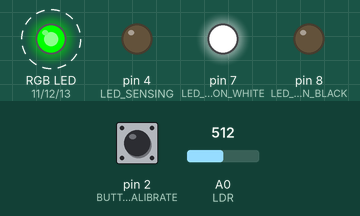
A program run on a simulated Arduino Uno, built with avr-gcc and run on an emulated ATmega328P. Shown: an RGB LED mixed from three pins (HIGH = lit), output pins drawn as LEDs (lit = HIGH). Dashed ring = blinking. The inputs (shaded band) are chosen by the test bench; at power-on: pin 2 (BUTTON_CALIBRATE) HIGH, A0 (LDR) = 512.

Above: at 3.86 s.
3.9 s: pin 2 (BUTTON_CALIBRATE) pulled LOW for 0.15 s
At 4.7 s:
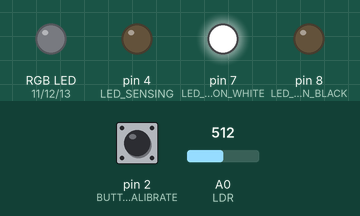
7.0 s: pin 2 (BUTTON_CALIBRATE) pulled LOW for 1 s
At 10.21 s:
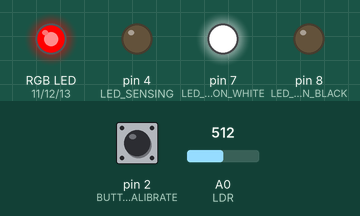
11.0 s: pin 2 (BUTTON_CALIBRATE) pulled LOW for 3.2 s
At 15.5 s:
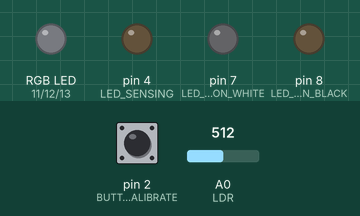
15.7 s: pin 2 (BUTTON_CALIBRATE) pulled LOW for 3.2 s
At 23.0 s:
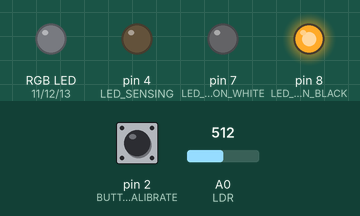
Timing chart, 0 to 30.4 s (numbered marks = the images above; inputs shaded):
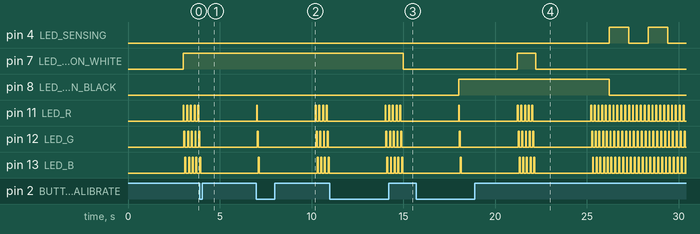

Measured:
- after the input at 3.9 s, pin 7 (LED_CALIBRATION_WHITE): stays HIGH (without the input it goes to LOW after 0.10 s)
- after the input at 7.0 s, pin 7 (LED_CALIBRATION_WHITE): stays HIGH (without the input it goes to LOW after 1.0 s)
- after the input at 11.0 s, pin 4 (LED_SENSING): stays LOW (without the input it goes to HIGH after 4.2 s); pin 7 (LED_CALIBRATION_WHITE): HIGH → LOW after 4.0 s instead of 0.20 s; pin 8 (LED_CALIBRATION_BLACK): stays LOW (without the input it goes to HIGH after 3.2 s)
- after the input at 15.7 s, pin 7 (LED_CALIBRATION_WHITE): LOW → HIGH after 5.5 s, → LOW 1.0 s later

The program:

main.cpp
```cpp
#include <Arduino.h>
#include <SoftwareSerial.h>
// Define constants
#define LED_R 11
#define LED_G 12
#define LED_B 13
#define LED_SENSING 4
#define LED_CALIBRATION_WHITE 7
#define LED_CALIBRATION_BLACK 8
#define LDR A0
#define BUTTON_CALIBRATE 2
#define STATE_CALIBRATION 0
#define STATE_READ_COLOR 1

//Used: 2,3,4,7,8,11,12,13

// Declare variables
int current_state = STATE_CALIBRATION;
int white_r;
int white_g;
int white_b;
int black_r;
int black_g;
int black_b;
int white_calibration_count = 0;
int black_calibration_count = 0;
int button_status = 0;
int last_button_status = 1; // Initialized with a value of 1 as the button's pin is configured as INPUT_PULLUP
int average_white_r = 0, average_white_g = 0, average_white_b = 0;
int average_black_r = 0, average_black_g = 0, average_black_b = 0;
bool calibration_white_started = false;
bool calibration_black_started = false;
SoftwareSerial bluetooth(10,9);

// Function declaration
void initialize();
void calibrate();
void read_color();
void read_rgb_values(int *r, int *g, int *b);
void send_rgb_code(int r, int g, int b);
void blinkLed(int led);

void setup()
{
    initialize();
}

void loop()
{
    button_status = digitalRead(BUTTON_CALIBRATE);
    if (button_status == 0 && last_button_status == 1){
        white_calibration_count = 0;
        black_calibration_count = 0;
        average_white_r = 0;
        average_white_g = 0;
        average_white_b = 0;
        average_black_r = 0;
        average_black_g = 0;
        average_black_b = 0;
        calibration_white_started = false;
        calibration_black_started = false;
        current_state = STATE_CALIBRATION;
    }
    switch (current_state)
    {
    case STATE_READ_COLOR:
        blinkLed(LED_SENSING);
        read_color();
        break;
    case STATE_CALIBRATION:
        digitalWrite(LED_SENSING, LOW);
        calibrate();
        break;
    }
}

// Function implementation
void initialize()
{
    Serial.begin(9600);
    bluetooth.begin(9600);
    pinMode(LED_R, OUTPUT);
    pinMode(LED_G, OUTPUT);
    pinMode(LED_B, OUTPUT);
    pinMode(LED_CALIBRATION_WHITE, OUTPUT);
    pinMode(LED_CALIBRATION_BLACK, OUTPUT);
    pinMode(LED_SENSING, OUTPUT);
    pinMode(BUTTON_CALIBRATE, INPUT_PULLUP);
    current_state = STATE_CALIBRATION;
}

void calibrate()
{
    if (white_calibration_count < 5)
    {
        if (!calibration_white_started)
        {
            delay(3000);
            calibration_white_started = true;
        }
        digitalWrite(LED_CALIBRATION_WHITE, HIGH);
        int r, g, b;
        read_rgb_values(&r, &g, &b);
        average_white_r += r;
        average_white_g += g;
        average_white_b += b;
        white_calibration_count++;
        delay(50);
    }
    else if (black_calibration_count < 5)
    {
        digitalWrite(LED_CALIBRATION_WHITE, LOW);
        if (!calibration_black_started)
        {
            delay(3000);
            calibration_black_started = true;
        }
        digitalWrite(LED_CALIBRATION_BLACK, HIGH);
        int r, g, b;
        read_rgb_values(&r, &g, &b);
        average_black_r += r;
        average_black_g += g;
        average_black_b += b;
        black_calibration_count++;
        delay(50);
    }
    else
    {
        digitalWrite(LED_CALIBRATION_BLACK, LOW);
        white_r = average_white_r / 5;
        white_g = average_white_g / 5;
        white_b = average_white_b / 5;
        black_r = average_black_r / 5;
        black_g = average_black_g / 5;
        black_b = average_black_b / 5;
        current_state = STATE_READ_COLOR;
        calibration_black_started = false;
        calibration_white_started = false;
    }
}

void read_color()
{
    int r, g, b;
    read_rgb_values(&r, &g, &b);
    if (r > black_r)
        r = black_r;
    if (g > black_g)
        g = black_g;
    if (b > black_b)
        b = black_b;
    if (r < white_r)
        r = white_r;
    if (g < white_g)
        g = white_g;
    if (b < white_b)
        b = white_b;
    int current_r = map(r, white_r, black_r, 255, 0);
    int current_g = map(g, white_g, black_g, 255, 0);
    int current_b = map(b, white_b, black_b, 255, 0);
    send_rgb_code(current_r, current_g, current_b);
}

void read_rgb_values(int *r, int *g, int *b)
{
    // Read red value
    digitalWrite(LED_R, HIGH);
    delay(25);
    *r = analogRead(LDR);
    delay(25);
    digitalWrite(LED_R, LOW);

    // Read green value
    digitalWrite(LED_G, HIGH);
    delay(25);
    *g = analogRead(LDR);
    delay(25);
    digitalWrite(LED_G, LOW);

    // Read blue value
    digitalWrite(LED_B, HIGH);
    delay(25);
    *b = analogRead(LDR);
    delay(25);
    digitalWrite(LED_B, LOW);
}

void send_rgb_code(int r, int g, int b)
{
   if (r < 10)
        bluetooth.print("0");
    if (r < 100)
        bluetooth.print("0");
    bluetooth.print(r);
    bluetooth.print(";");
    if (g < 10)
        bluetooth.print("0");
    if (g < 100)
        bluetooth.print("0");
    bluetooth.print(g);
    bluetooth.print(";");
    if (b < 10)
        bluetooth.print("0");
    if (b < 100)
        bluetooth.print("0");
    bluetooth.print(b);
    delay(50);
}

long blink_start = millis();
int blink_status = 0;
void blinkLed(int pin_led)
{
    long current_millis = millis();
    long millis_difference = current_millis - blink_start;
    if (millis_difference >= 1000)
    {
        blink_start = current_millis;
        blink_status = 1 - blink_status;
        digitalWrite(pin_led, blink_status);
    }
}
```
